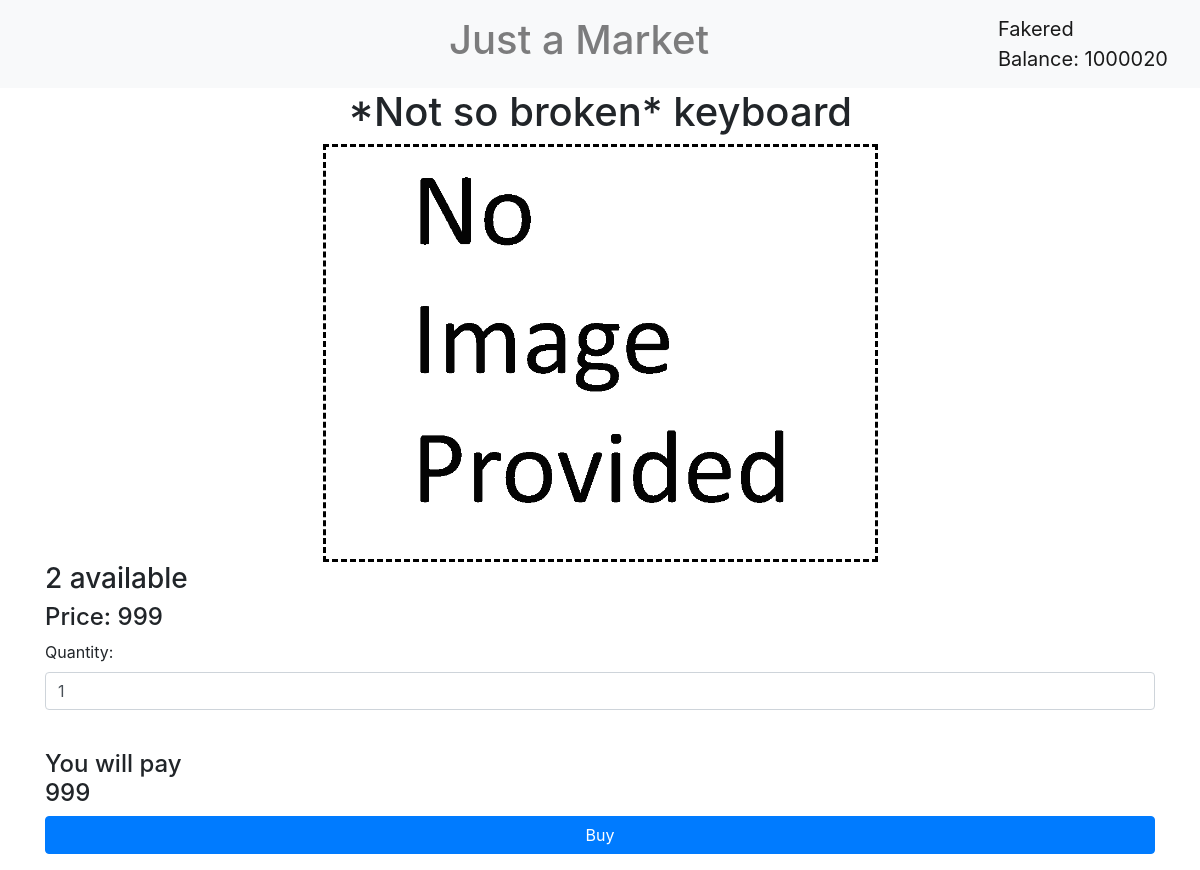
Screenshot of /buy_product/2 (signed in) with the database file from the repository.
### data/users.py (models this page shows, shortened)
class User(SqlAlchemyBase, UserMixin, SerializerMixin):
    __tablename__ = "users"
    id = sa.Column(sa.Integer, primary_key=True, autoincrement=True)
    name = sa.Column(sa.String, nullable=False)
    email = sa.Column(sa.String, nullable=False, unique=True)
    hashed_password = sa.Column(sa.String, nullable=True)
    products = orm.relationship("Product", back_populates="seller")
    balance = sa.Column(sa.Integer, nullable=False, default=0)

### data/products.py (models this page shows)
class Product(SqlAlchemyBase, SerializerMixin):
    __tablename__ = "products"
    id = sa.Column(sa.Integer, primary_key=True, autoincrement=True)
    name = sa.Column(sa.String, nullable=False)
    seller_id = sa.Column(sa.Integer, sa.ForeignKey("users.id"))
    seller = orm.relationship("User")
    tags = orm.relationship("Tag", secondary="association", backref="products")
    price = sa.Column(sa.Double, default=0.0)
    count = sa.Column(sa.Integer, default=0)
    in_stock = sa.Column(sa.Boolean, default=False)
    sell_date = sa.Column(sa.DateTime, default=datetime.datetime.now())

### main.py (the view, shortened to what this page needs)
@app.route("/buy_product/<int:product_id>", methods=["POST", "GET"])
def buy_product(product_id):
    if isinstance(current_user, AnonymousUserMixin):
        return flask.redirect("/login")
    form = BuyForm()
    dbs = db_session.create_session()
    product = dbs.query(Product).get(product_id)
    img_default = len(glob.glob(f"static/images/products/{product_id}.png")) == 0
    return flask.render_template("buy_product.html", form=form, product=product, title=f"Buy {product.name}",
                                 img_default=img_default)

### data/forms/buy.py
class BuyForm(FlaskForm):
    count = IntegerField("Quantity", validators=[DataRequired()])
    buy = SubmitField("Buy")

### data/db_session.py (called while the page is built)
def create_session() -> Session:
    global __factory
    return __factory()

### main.py (called while the page is built)
@login_manager.user_loader
def load_user(user_id):
    dbs = db_session.create_session()
    return dbs.query(User).get(user_id)

### templates/buy_product.html (shortened to what this page needs)
{%extends "base.html"%}
{%block content%}
<link rel="stylesheet" type="text/css" href="../static/css/product.css">
<h1 style="text-align: center;">{{product.name}}</h1>
<img src="../static/images/products/{%if not img_default%}{{product.id}}{%else%}default{%endif%}.png" class="photo">
{%if product.in_stock%}
<h3>{{product.count}} available</h3>
{%else%}
<h3>Product is out of stock</h3>
{%endif%}
<h4>Price: {{product.price}}</h4>
<form action="" method="post">
	<p>
		{{form.count.label}}:<br>
		{{form.count(class="form-control", min="1", max=product.count, step="1", value="1", oninput="setValue(this.value)", onchange="setValue(this.value)", id="counter")}}<br>
	</p>
	<h4>You will pay <div id="cost"></div></h4>
	<p>
		{%if product.in_stock%}
		{{form.buy(type="submit", class="btn btn-primary", style="width: 100%;")}}
		{%else%}
		{{form.buy(class="btn btn.disabled", style="width: 100%;")}}
		{%endif%}
	</p>
</form>
{%endblock%}

### templates/base.html (shortened to what this page needs)
<!DOCTYPE HTML>
<html lang="en">
<head>
	<link rel="stylesheet" href="https://stackpath.bootstrapcdn.com/bootstrap/4.4.1/css/bootstrap.min.css"
>
</head>
<body>
<header>
  <nav class="navbar navbar-light bg-light">
        {% if current_user.is_authenticated %}
        <p>
            <a class="navbar-text" href="/" style="text-decoration: none;"><h1>Just a Market</h1></a>
        </p>
        <a class="navbar-brand" href="/logout"> {{ current_user.name }}<br>Balance: {{current_user.balance}}</a>
{% endif %}
  </nav>
</header>
<main role="main" class="container">
  {%block content%}{%endblock%}
</main>
</body>
</html>

### static/css/product.css (style rules this page uses)
.photo { border-style: dashed; border-color: black; margin: auto; display: block; width: 50%; }

### rows the page displays
User: name "Fakered", balance "1000020"
Product: name "*Not so broken* keyboard", count "2", price "999", count "1"
